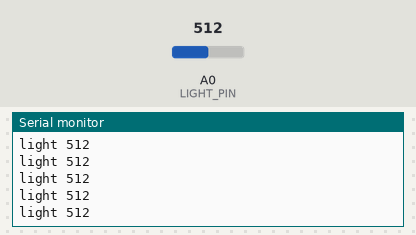
Simulated run of this sketch. Board: Arduino Uno, built with avr-gcc and run on an emulated ATmega328P. Shown: the last lines printed to the serial monitor. Inputs (shaded band) come from the test bench; at power-on: A0 (LIGHT_PIN) = 512.

Above: at 4.2 s.
4.3 s: A0 (LIGHT_PIN) set to 105
At 4.9 s:
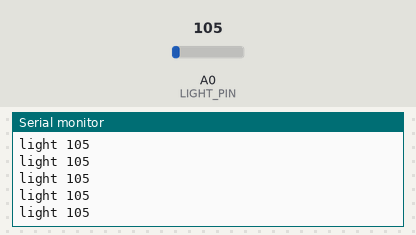
7.3 s: A0 (LIGHT_PIN) set to 89
At 7.9 s:
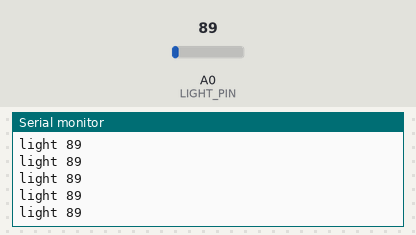
8.8 s: A0 (LIGHT_PIN) set to 11
At 9.6 s:
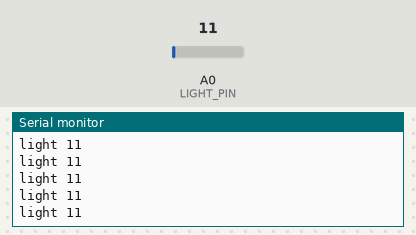
11.8 s: A0 (LIGHT_PIN) set to 8
At 12.3 s:
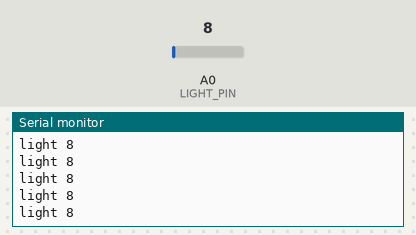
Timing chart, 0 to 14.3 s (numbered marks = the images above; inputs shaded):
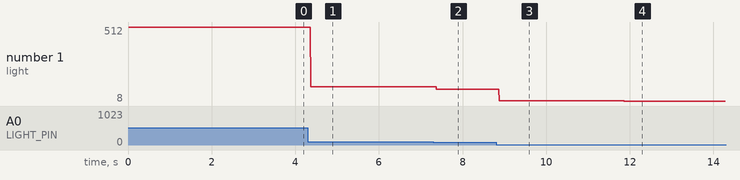

The sketch:

Grove_Light_Serial.ino
```cpp
/*
  File: Grove_Light_Serial.ino

  More info on this sensor can be found on the Seeed Studio Wiki:
  https://wiki.seeedstudio.com/Grove-Light_Sensor/

  Description:
    - Connect sensor to port A0
    - Read data from Grove Light sensor.
    - Output readings to USB serial.
*/

#define LIGHT_PIN A0

void setup() {
  // Initialise Serial communication
  Serial.begin(9600);
  Serial.println("Grove Light sensor");
}

void loop() {
  // 1. Read light sensor value
  int lightValue = analogRead(LIGHT_PIN);

  // 2. Output light value to USB serial
  Serial.println("light " + String(lightValue));
}
```

Measured:
- after the input at 4.3 s, the serial monitor: prints a new line after 0.07 s (image 1)
- after the input at 7.3 s, the serial monitor: prints a new line after 0.08 s (image 2)
- after the input at 8.8 s, the serial monitor: prints a new line after 0.07 s (image 3)
- after the input at 11.8 s, the serial monitor: prints a new line after 0.07 s (image 4)
- plotted number 1: 512 → 105 after the input at 4.3 s, 105 → 89 after the input at 7.3 s, 89 → 11 after the input at 8.8 s, 11 → 8 after the input at 11.8 s
